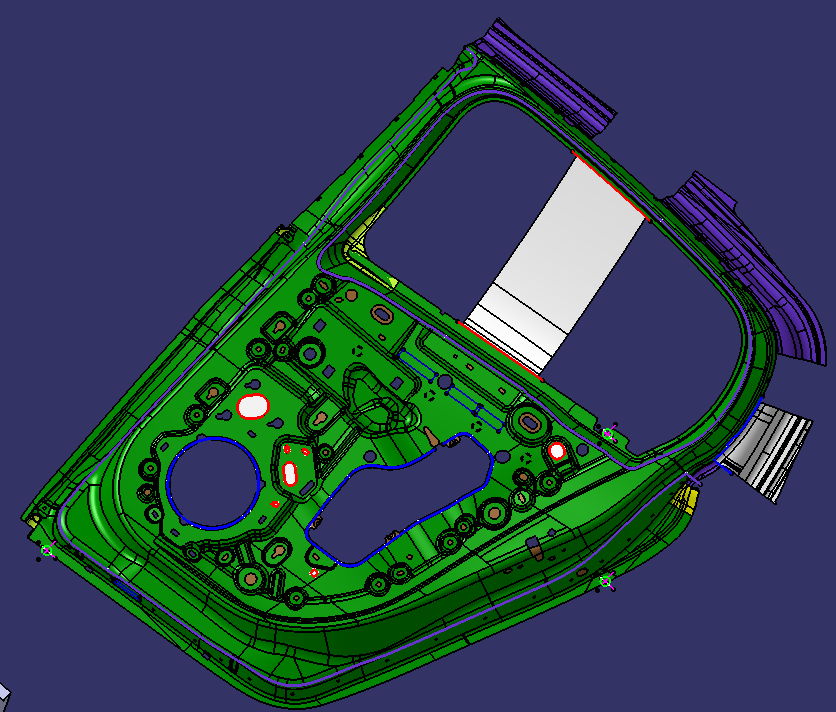
#> input picture OP40.PNG, 836 x 712 px, found by its file name
$ python scrapDetection.py
#> lines starting #> are read from the running program, lines starting #| are printed output that depends on the picture; after the words box and inside, x2 and y2 are one past the last pixel; in counts of white or black regions, pixels touching at a corner belong together
import cv2
import numpy as np
import matplotlib.pyplot as plt

# Charger l'image
image = cv2.imread("OP40.png")  # Remplace par ton image
#> image is the input picture: shape (712, 836, 3); mean B, G, R 77, 68.4, 44
gray = cv2.cvtColor(image, cv2.COLOR_BGR2GRAY)
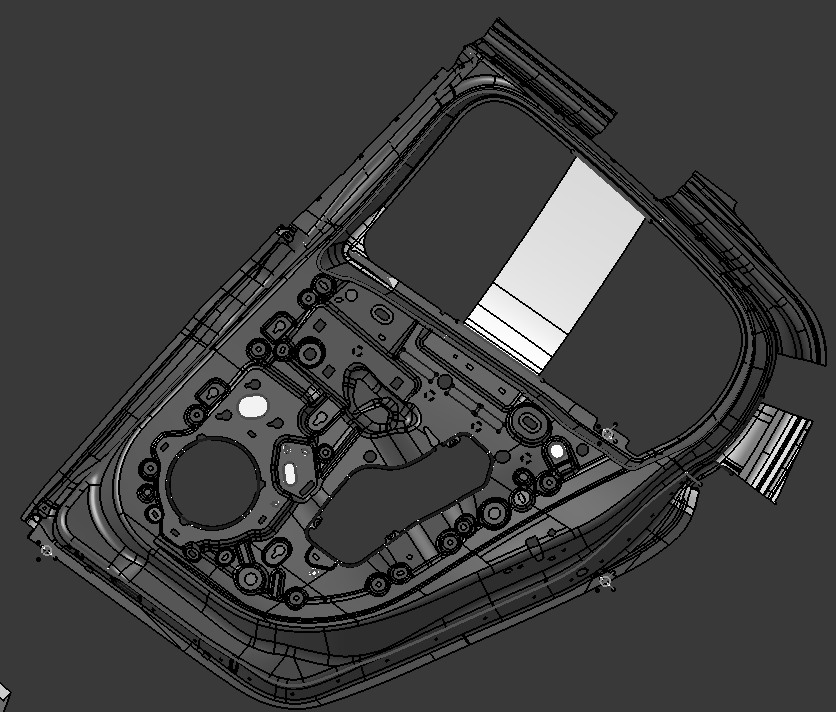
#> gray: shape (712, 836); min 0, max 255, mean 62.2
blurred = cv2.GaussianBlur(gray, (5, 5), 0)
edges = cv2.Canny(blurred, 50, 150)
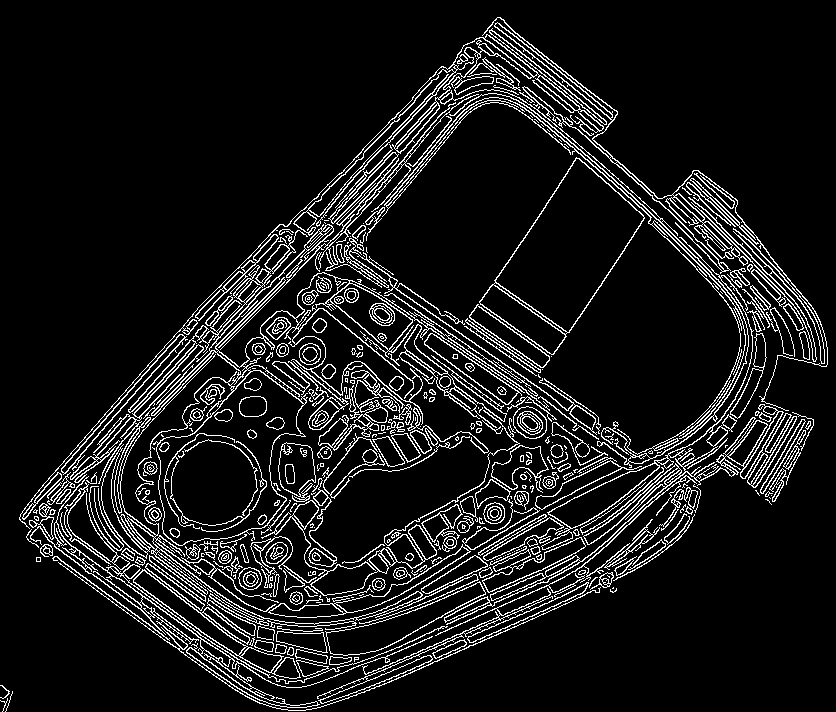
#> edges: shape (712, 836); 9.9% white in thin lines or dots

# TROUVER TOUS LES CONTOURS + HIERARCHIE
contours, hierarchy = cv2.findContours(edges.copy(), cv2.RETR_TREE, cv2.CHAIN_APPROX_SIMPLE)
#> contours = 917 contours, 399 with area under 20; largest, box (x1, y1, x2, y2) and area: (101, 94, 550, 626) 24030, (156, 370, 305, 546) 15687, (479, 157, 645, 355) 15490, (495, 158, 645, 333) 12818, (444, 237, 797, 625) 6771

image_output = image.copy()
scrap_data = []

# Analyse des contours
for i, contour in enumerate(contours):
    area = cv2.contourArea(contour)
    perimeter = cv2.arcLength(contour, True)
    x, y, w, h = cv2.boundingRect(contour)
    aspect_ratio = w / float(h)

    # Vérifier si c'est un "enfant" d'un contour (donc un trou)
    if hierarchy[0][i][3] != -1:  # Si le parent existe, c’est une découpe interne

        # Filtrer par taille et forme
        if area > 3000 and 0.3 < aspect_ratio < 3.5:
            scrap_data.append({
                "index": i,
                "surface": round(area, 2),
                "perimetre": round(perimeter, 2),
                "bounding_box": (x, y, w, h)
            })

            cv2.drawContours(image_output, [contour], -1, (0, 255, 0), 2)
            cv2.putText(image_output, f"#{i}", (x, y - 10), cv2.FONT_HERSHEY_SIMPLEX, 0.7, (255, 0, 0), 2)
#> this loop made 917 passes
#> (area, perimeter, x, y, w, h, aspect_ratio) on passes 4, 5, 8: (259.5, 84.53, 296, 660, 33, 17, 1.94), (251.5, 79.36, 296, 660, 32, 17, 1.88), (127, 57.31, 329, 656, 23, 9, 2.56)
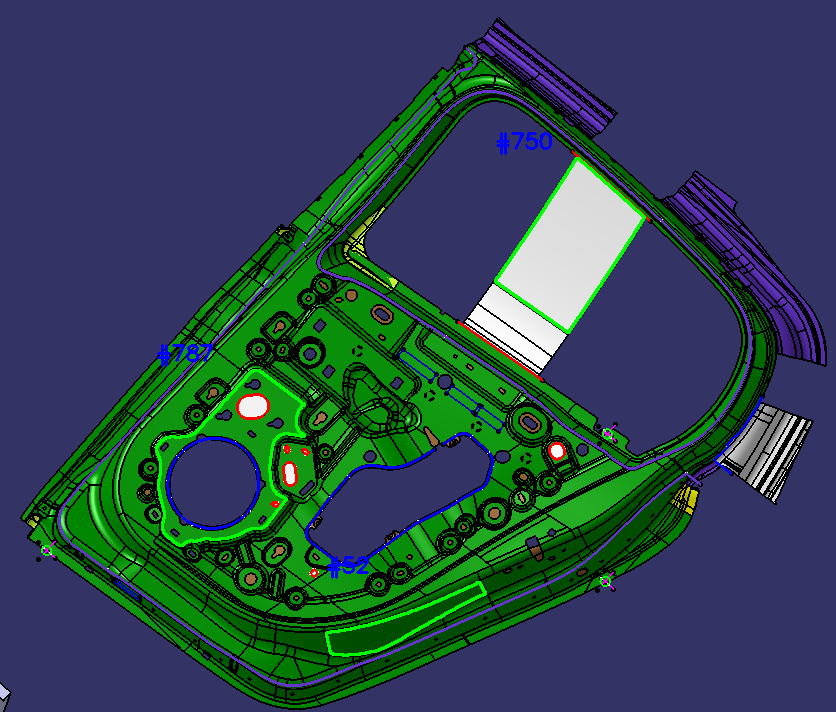
#> image_output: shape (712, 836, 3); 1.04% of pixels changed, all inside (x1, y1, x2, y2) = (155, 132, 646, 657)
#> after the loop, scrap_data = 3 items

# Affichage
plt.figure(figsize=(12, 8))
plt.imshow(cv2.cvtColor(image_output, cv2.COLOR_BGR2RGB))
plt.title("Découpes internes détectées (scraps)")
plt.axis("off")
plt.show()

# Détails
for scrap in scrap_data:
    print(f"Scrap #{scrap['index']} – Surface: {scrap['surface']} px² – BBox: {scrap['bounding_box']}")
#> this loop made 3 passes
#| Scrap #52 – Surface: 3304.0 px² – BBox: (326, 582, 160, 74)
#| Scrap #750 – Surface: 12817.5 px² – BBox: (495, 158, 150, 175)
#| Scrap #787 – Surface: 15687.0 px² – BBox: (156, 370, 149, 176)

$ run again, with OP30.PNG copied over OP40.PNG
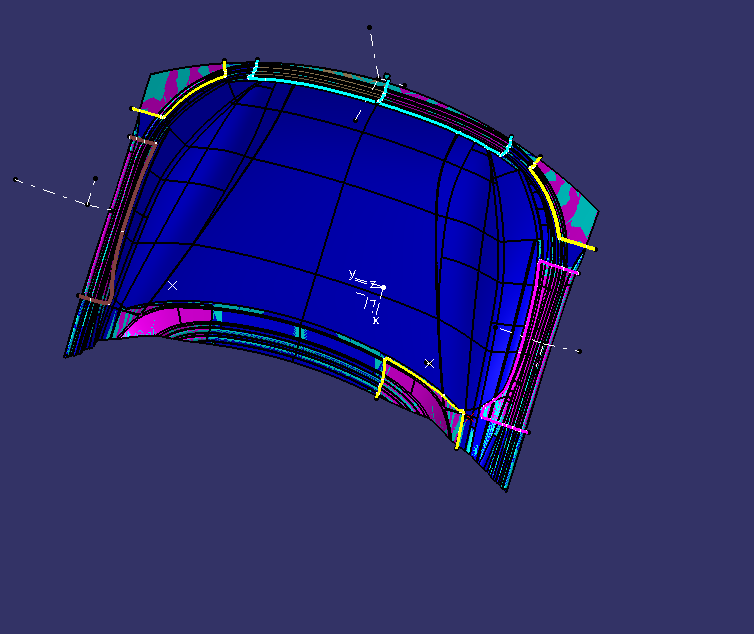
#> input picture OP30.PNG, 754 x 634 px, found by its file name
#> image is the input picture: shape (634, 754, 3); mean B, G, R 108.9, 40.2, 40.8
#> `edges = cv2.Canny(blurred, 50, 150)`:
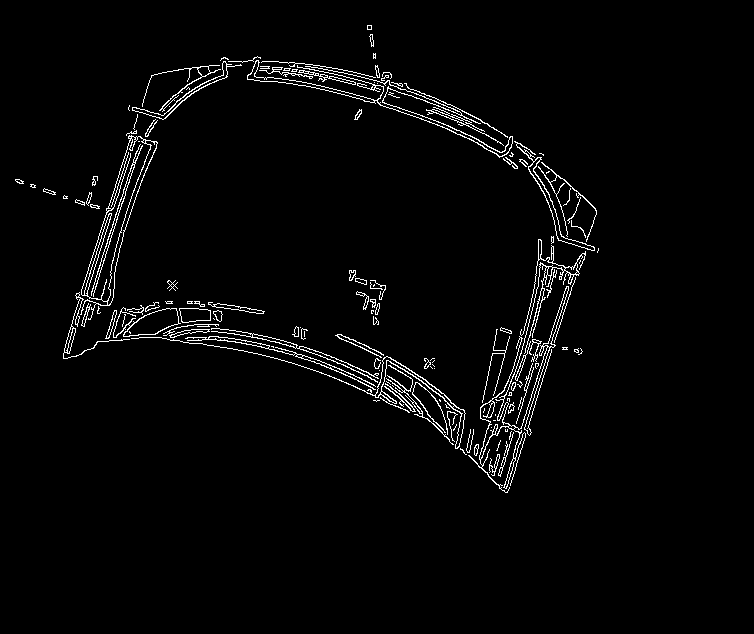
#> edges: shape (634, 754); 2.5% white in thin lines or dots, all inside (x1, y1, x2, y2) = (15, 25, 599, 493)
#> contours = 250 contours, 151 with area under 20; largest, box (x1, y1, x2, y2) and area: (80, 135, 158, 320) 4236, (81, 136, 151, 302) 3143, (113, 307, 181, 338) 918, (123, 308, 179, 337) 868, (468, 239, 586, 493) 835
#> the loop `for i, contour in enumerate(contours):` made 250 passes
#> (area, perimeter, x, y, w, h, aspect_ratio) on passes 1, 2, 4: (38.5, 107.5, 489, 454, 11, 22, 0.5), (31, 32.14, 494, 454, 6, 15, 0.4), (32.5, 27.07, 474, 444, 5, 12, 0.417)
#> after the loop `for i, contour in enumerate(contours):`:
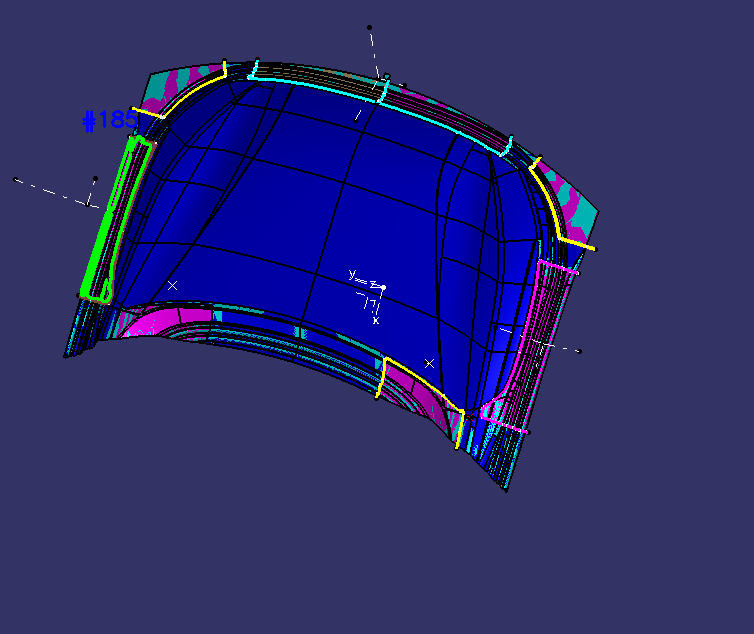
#> image_output: shape (634, 754, 3); 0.55% of pixels changed, all inside (x1, y1, x2, y2) = (80, 110, 152, 303)
#> after the loop `for i, contour in enumerate(contours):`: scrap_data = 1 item
#> the loop `for scrap in scrap_data:` made 1 pass
#| Scrap #185 – Surface: 3143.0 px² – BBox: (81, 136, 70, 166)
